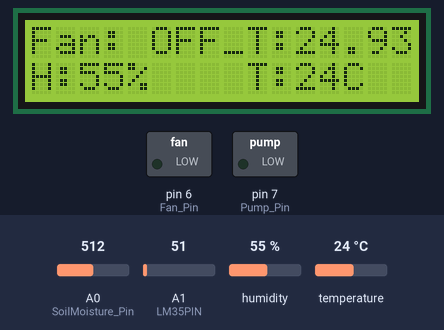
The sketch below on a simulated Arduino Uno, built with avr-gcc and run on an emulated ATmega328P. Shown: 16×2 character LCD, switched loads named in the sketch (green lamp = pin HIGH). Dashed ring = blinking. Inputs (shaded band) come from the test bench; at power-on: temperature 24 °C, A1 (LM35PIN) = 51, A0 (SoilMoisture_Pin) = 512, humidity 55 %. What the sketch prints to the serial monitor is not drawn.

Above: at 4.7 s.
4.8 s: temperature set to 29 °C
At 6.6 s:
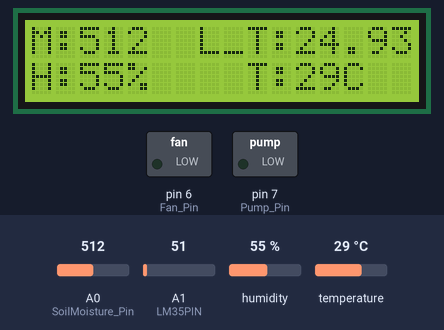
8.2 s: temperature set to 32 °C
At 9.6 s:
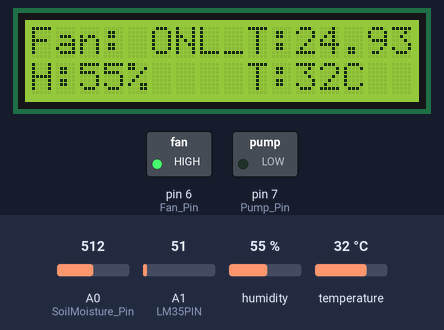
15.1 s: A1 (LM35PIN) set to 57
At 17.2 s:
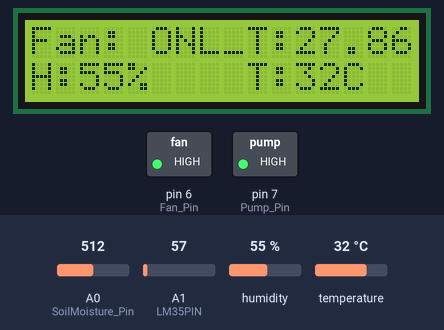
22.0 s: A0 (SoilMoisture_Pin) set to 417
At 24.5 s:
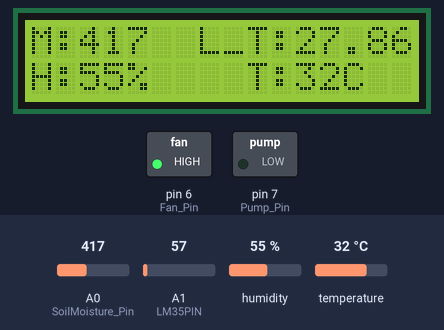
26.1 s: A0 (SoilMoisture_Pin) set to 388
At 27.0 s:
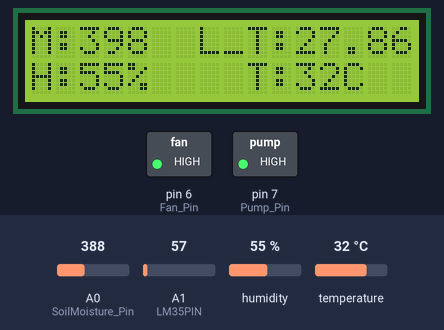
33.0 s: temperature set to 12 °C
At 35.2 s:
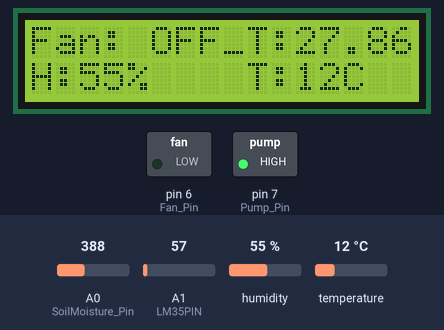
Timing chart, 0 to 36.7 s (numbered marks = the images above; inputs shaded):
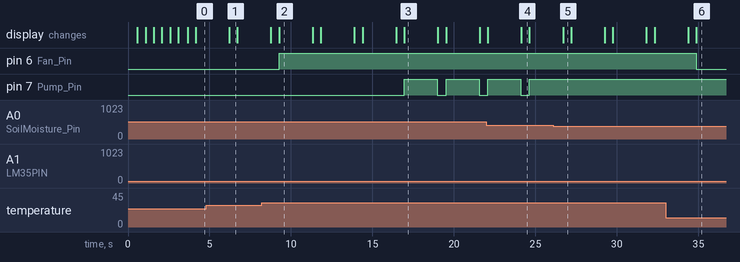

Measured:
- the behaviour switches between 30 and 31 °C on temperature (found by bisection; images 1 and 2)
- the behaviour switches between 51 and 52 on A1 (LM35PIN) (found by bisection; images 2 and 3)
- the behaviour switches between 400 and 399 on A0 (SoilMoisture_Pin) (found by bisection; images 4 and 5)
- after the input at 4.8 s, the display: changes after 1.4 s (image 1)
- after the input at 8.2 s, pin 6 (Fan_Pin): LOW → HIGH after 1.1 s; the display: first changes after 0.57 s (image 2 shows a later state)
- after the input at 15.1 s, pin 7 (Pump_Pin): alternates HIGH for 2.0 s and LOW for 0.54 s, starting after 1.9 s; the display: first changes after 1.4 s (image 3 shows a later state)
- after the input at 22.0 s, the display: first differs from a run without the input after 2.1 s (image 4)
- after the input at 26.1 s, pin 7 (Pump_Pin): stops changing and stays HIGH; the display: changes after 0.60 s (image 5)
- after the input at 33.0 s, pin 6 (Fan_Pin): HIGH → LOW after 1.9 s

The sketch:

smccode.ino
```cpp
#include <Wire.h>
#include <LiquidCrystal.h>
#include <DHT.h>

// Pin Definitions
#define DHTPIN 2
#define DHTTYPE DHT11
#define LM35PIN A1  // Analog pin for LM35 sensor

// Sensor Initialization
DHT dht(DHTPIN, DHTTYPE);
LiquidCrystal lcd(13, 12, 11, 10, 9, 8);

// Constants and Variables
const int Fan_Pin = 6;
const int Pump_Pin = 7;
const int SoilMoisture_Pin = A0;
float soil_temp_Celsius = 0;
int relayOnState = LOW;
int relayOffState = HIGH;

// Simulated Soil Moisture Variable
int simulated_increase = 0;

void setup() {
  // Initialize Sensors and Serial Communication
  Serial.begin(9600);
  dht.begin();

  // Initialize LCD
  lcd.begin(16, 2);

  pinMode(Fan_Pin, OUTPUT);
  pinMode(Pump_Pin, OUTPUT);
  pinMode(SoilMoisture_Pin, INPUT);

  // Initial LCD Display
  lcd.setCursor(0, 0);
  lcd.print("IoT SMART FARMING");
  delay(500);
  lcd.clear();

  lcd.setCursor(0, 0);
  lcd.print("Project Mentor");
  lcd.setCursor(0, 1);
  lcd.print("Prof Santanu Koley");
  delay(500);

  lcd.clear();
  lcd.setCursor(0, 0);
  lcd.print("Students Name:");
  delay(500);

  lcd.clear();
  lcd.setCursor(0, 0);
  lcd.print("Shuddhi Jain");
  delay(500);

  lcd.clear();
  lcd.setCursor(0, 0);
  lcd.print("Vishal Morya");
  delay(500);

  lcd.clear();
  lcd.setCursor(0, 0);
  lcd.print("Sambhu Jana");
  delay(500);

  lcd.clear();
  lcd.setCursor(0, 0);
  lcd.print("System ON");
  delay(500);
  lcd.clear();
}

void loop() {
  // Reading Sensors
  int soil_moisture = analogRead(SoilMoisture_Pin);
  int humidity = dht.readHumidity();
  int atmosphere_tempC = dht.readTemperature();
  float lm35_temp_Celsius = analogRead(LM35PIN) * 0.48875855327;  // Convert analog reading to temperature

  // Check for failed readings
  if (isnan(humidity) || isnan(atmosphere_tempC) || isnan(lm35_temp_Celsius)) {
    Serial.println("Failed to read from sensor!");
    lcd.setCursor(0, 0);
    lcd.print("Sensor Error!");
    delay(2000);
    return;
  }

  // Update simulated increase based on pump status
  if (soil_moisture < 400) {
    digitalWrite(Pump_Pin, HIGH);
    Serial.println("Pump: ON");
    lcd.setCursor(0, 1);
    lcd.print("Pump: ON");
    simulated_increase += 10;  // Increase the simulated value
  } else {
    digitalWrite(Pump_Pin, LOW);
    Serial.println("Pump: OFF");
    lcd.setCursor(0, 1);
    lcd.print("Pump: OFF");
    simulated_increase = 0;  // Reset the simulated value when the pump is off
  }

  // Limit the simulated increase to a maximum value
  if (simulated_increase > 100) {  // Set a maximum increase limit
    simulated_increase = 100;
  }

  // Apply the simulated increase to the actual reading for display
  int displayed_soil_moisture = soil_moisture + simulated_increase;

  // Displaying the readings on the Serial Monitor
  Serial.print("Humidity: ");
  Serial.print(humidity);
  Serial.print(" %\t");
  Serial.print("Atmospheric Temp: ");
  Serial.print(atmosphere_tempC);
  Serial.print(" °C\t");
  Serial.print("Soil Moisture: ");
  Serial.print(displayed_soil_moisture);
  Serial.print(" \t");
  Serial.print("LM35 Temp: ");
  Serial.print(lm35_temp_Celsius);
  Serial.println(" °C");

  // Displaying the readings on the LCD
  lcd.clear();
  lcd.setCursor(0, 0);
  lcd.print("M:");
  lcd.print(displayed_soil_moisture);
  lcd.setCursor(7, 0);
  lcd.print("L_T:");
  lcd.print(lm35_temp_Celsius);
  lcd.setCursor(0, 1);
  lcd.print("H:");
  lcd.print(humidity);
  lcd.print("%");
  lcd.setCursor(9, 1);
  lcd.print("T:");
  lcd.print(atmosphere_tempC);
  lcd.print("C");

  delay(500);

  // Control Logic for Fan
  if (atmosphere_tempC > 30) {
    digitalWrite(Fan_Pin, HIGH);
    Serial.println("Fan: ON");
    lcd.setCursor(0, 0);
    lcd.print("Fan: ON");
  } else {
    digitalWrite(Fan_Pin, LOW);
    Serial.println("Fan: OFF");
    lcd.setCursor(0, 0);
    lcd.print("Fan: OFF");
  }

  // Control Logic for Pump based on LM35 temperature
  if (lm35_temp_Celsius > 25) {  // Adjust the threshold temperature as per your requirement
    // If LM35 temperature is high, irrigation is good
    digitalWrite(Pump_Pin, HIGH);
    Serial.println("Irrigation: Good");
  } else {
    // If LM35 temperature is not high enough, irrigation is bad
    digitalWrite(Pump_Pin, LOW);
    Serial.println("Irrigation: Bad");
  }

  delay(2000); // Wait 2 seconds before the next loop
}
```
